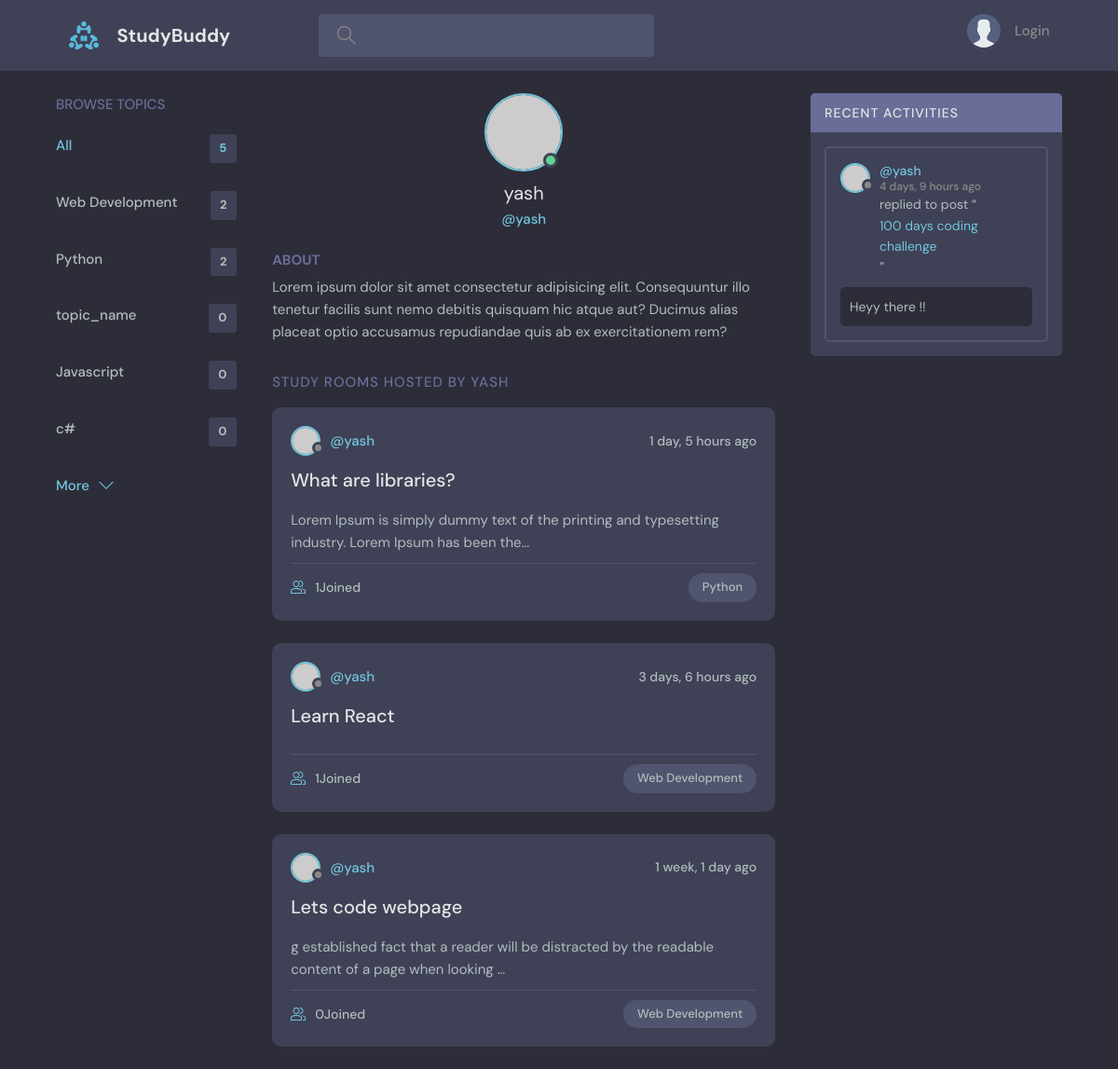
The app's page /profile/1 with its own data.
### base/models.py (models this page shows, shortened)
class Topic(models.Model):
    name = models.CharField(max_length=200)

class Room(models.Model):
    host = models.ForeignKey(User, on_delete=models.SET_NULL, null=True )
    topic = models.ForeignKey(Topic, on_delete=models.SET_NULL, null=True )
    name = models.CharField(max_length=200) #CharField is use for limited text
    desription = models.TextField(null=True, blank=True)  #textfield is used for large text; no need to specify the max len of text
    participants = models.ManyToManyField(User,related_name='participants',blank=True)
    updated = models.DateTimeField(auto_now=True)
    created = models.DateTimeField(auto_now_add=True)
    class Meta:
        ordering = ['-updated','-created'] #"-" is used to reverse the order to decending based on recently updated
    def __str__(self):
        return self.name

class Messages(models.Model):
    user = models.ForeignKey(User, on_delete=models.CASCADE)
    room = models.ForeignKey(Room, on_delete=CASCADE)
    body = models.TextField()
    updated = models.DateTimeField(auto_now=True)
    created = models.DateTimeField(auto_now_add=True)
    class Meta:
        ordering = ['-updated','-created'] #"-" is used to reverse the order to decending based on recently updated
    def __str__(self):
        return self.body[0:50]

### base/views.py (the view)
# urls.py: path('profile/<str:pk>',views.user_profile, name='user_profile'),
def user_profile(request,pk):
    user = User.objects.get(id=pk)
    rooms = user.room_set.all()
    room_messages = user.messages_set.all()
    topics = Topic.objects.all()
    context={'user': user , 'rooms':rooms, 'room_messages':room_messages,'topics':topics}
    return render(request,'base/profile.html', context)

### base/Templates/base/profile.html (shortened to what this page needs)
{% extends 'main.html' %}
{% block content %}
  <main class="profile-page layout layout--3">
    <div class="container">
      {% include 'base/topics_component.html' %}
      <div class="roomList">
        <div class="profile">
          <div class="profile__avatar">
            <div class="avatar avatar--large active">
              <img src="https://randomuser.me/api/portraits/men/11.jpg" />
            </div>
          </div>
          <div class="profile__info">
            <h3>{{user.username}}</h3>
            <p>@{{user.username}}</p>
          </div>
          <div class="profile__about">
            <h3>About</h3>
            <p>
              Lorem ipsum dolor sit amet consectetur adipisicing elit. Consequuntur illo tenetur
              facilis sunt nemo debitis quisquam hic atque aut? Ducimus alias placeat optio
              accusamus repudiandae quis ab ex exercitationem rem?
            </p>
          </div>
        </div>
        <div class="roomList__header">
          <div>
            <h2>Study Rooms Hosted by {{user.username}}</a>
            </h2>
          </div>
        </div>
        {% include 'base/feed_component.html' %}
      </div>
      {% include 'base/activity_feed.html' %}
    </div>
  </main>
{% endblock content %}

### Templates/main.html (shortened to what this page needs)
<!DOCTYPE html>
{% load static %}
<html lang="en">
  <head>
    <link rel="stylesheet" href="{% static 'style/style.css'%}" />
  </head>
  <body>
    {% include 'navbar.html' %}
    {% block content  %}
    {% endblock content%}
  </body>
</html>

### Templates/navbar.html (shortened to what this page needs)
{%load static%}
<header class="header header--loggedIn">
   <div class="container">
     <a href="{% url 'home' %}" class="header__logo">
       <img src="{% static 'images/logo.svg' %}" />
       <h1>StudyBuddy</h1>
     </a>
     <form class="header__search" method="GET" action="{% url 'home' %}">
       <label>
         <input type="text", name="q" ,placeholder="Search for rooms..." />
       </label>
     </form>
     <nav class="header__menu">
       {% if request.user.is_authenticated %}
       <div class="header__user">
         <a href="profile.html">
           <div class="avatar avatar--medium active">
             <img src="https://randomuser.me/api/portraits/men/37.jpg" />
           </div>
           <p>{{request.user.username}} <span>@{{request.user.username}}</span></p>
         </a>
         <button class="dropdown-button">
           <svg version="1.1" xmlns="http://www.w3.org/2000/svg" width="32" height="32" viewBox="0 0 32 32">
             <title>chevron-down</title>
             <path d="M16 21l-13-13h-3l16 16 16-16h-3l-13 13z"></path>
           </svg>
         </button>
       </div>
       {% else %}
       <a href="{% url 'login' %}">
         <img src="{% static 'images/avatar.svg' %}" />
         <p>Login</p>
       </a>
       {% endif %}
     </nav>
   </div>
 </header>

### base/Templates/base/topics_component.html
<div class="topics">
    <div class="topics__header">
      <h2>Browse Topics</h2>
    </div>
    <ul class="topics__list">
      <li>
        <a href="{% url 'home' %}" class="active">All <span>{{topics.count}}</span></a>
      </li>
      {% for topic in topics %}
      <li>
        <a href="{% url 'home' %}?q={{topic.name}}">{{topic.name}} <span>{{topic.room_set.all.count}}</span></a>
      </li>
      {% endfor %}
    </ul>
    <a class="btn btn--link" href="{% url 'topics' %}">
      More
      <svg version="1.1" xmlns="http://www.w3.org/2000/svg" width="32" height="32" viewBox="0 0 32 32">
        <title>chevron-down</title>
        <path d="M16 21l-13-13h-3l16 16 16-16h-3l-13 13z"></path>
      </svg>
    </a>
  </div>

### base/Templates/base/feed_component.html (shortened to what this page needs)
{% for room in rooms %}
<div class="roomListRoom">
    <div class="roomListRoom__header">
      <a href="{% url 'user_profile' room.host.id %}" class="roomListRoom__author">
        <div class="avatar avatar--small">
          <img src="https://randomuser.me/api/portraits/women/11.jpg" />
        </div>
        <span>@{{room.host.username}}</span>
      </a>
      <div class="roomListRoom__actions">
        <span>{{room.created | timesince}} ago</span>
      </div>
    </div>
    <div class="roomListRoom__content">
      <a href="{%url 'room' room.id%}">{{room.name}}</a>
      <p>
        {{room.desription | truncatechars:100}}
      </p>
    </div>
    <div class="roomListRoom__meta">
      <a href="{%url 'room' room.id%}" class="roomListRoom__joined">
        {{ room.participants.all.count }}Joined
      </a>
      <p class="roomListRoom__topic">{{room.topic.name}}</p>
    </div>
  </div>
  {% endfor %}

### base/Templates/base/activity_feed.html (shortened to what this page needs)
<div class="activities">
    <div class="activities__header">
      <h2>Recent Activities</h2>
    </div>
    {% for message in room_messages %}
    <div class="activities__box">
      <div class="activities__boxHeader roomListRoom__header">
        <a href="{% url 'user_profile' message.user.id %}" class="roomListRoom__author">
          <div class="avatar avatar--small">
            <img src="https://randomuser.me/api/portraits/women/11.jpg" />
          </div>
          <p>
            @{{message.user}}
            <span>{{message.created | timesince}} ago</span>
          </p>
        </a>
      </div>
      <div class="activities__boxContent">
        <p>replied to post “<a href="{% url 'room' message.room.id %}">{{message.room}}</a>”</p>
        <div class="activities__boxRoomContent">
          {{message}}
        </div>
      </div>
    </div>
    {% endfor %}
  </div>

### records on screen
Topic: name "Web Development", room_set.all.count "2"
Topic: name "Python", room_set.all.count "2"
Topic: name "topic_name", room_set.all.count "0"
Topic: name "Javascript", room_set.all.count "0"
Topic: name "c#", room_set.all.count "0"
Room: host.username "yash", created "1 day, 5 hours", name "What are libraries?", desription "Lorem Ipsum is simply dummy text of the printing and typesetting industry. Lorem Ipsum has been the…", participants.all.count "1", topic.name "Python"
Room: host.username "yash", created "3 days, 6 hours", name "Learn React", participants.all.count "1", topic.name "Web Development"
Room: host.username "yash", created "1 week, 1 day", name "Lets code webpage", desription "g established fact that a reader will be distracted by the readable content of a page when looking …", participants.all.count "0", topic.name "Web Development"
Messages: user "yash", created "4 days, 9 hours", room "100 days coding challenge", body "Heyy there !!"

### other values on screen
{{ topics.count }} "5"
{{ user.username }} "yash"
{{ user.username }} "YASH"
